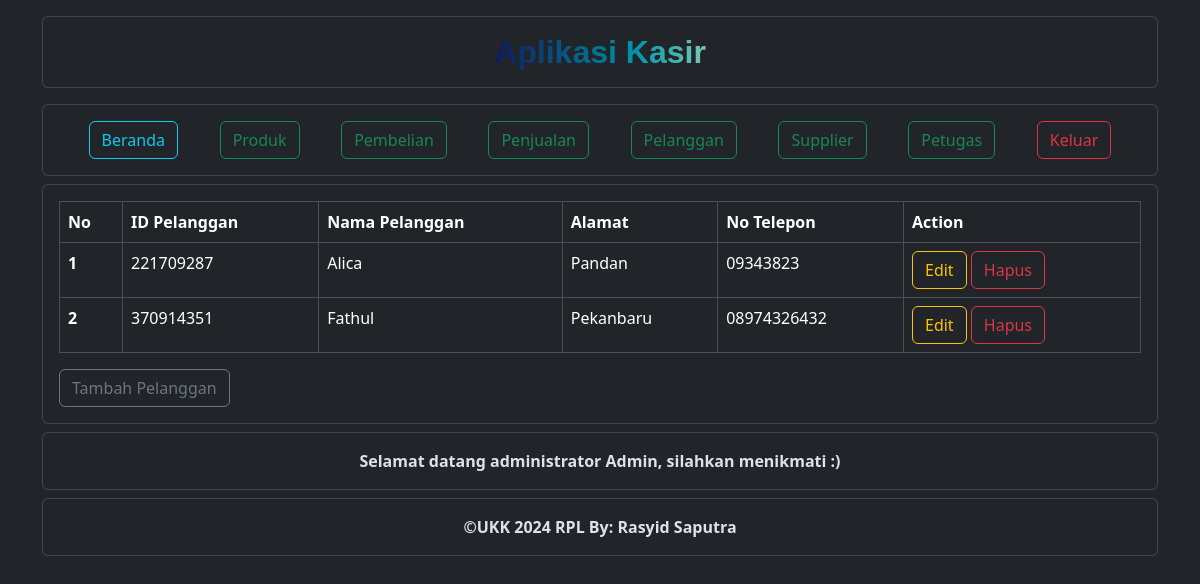
The app's page /pelanggan/data_pelanggan.php (signed in) with its own data.
### tables this page shows
CREATE TABLE `pelanggan` (
  `PelangganID` int(11) NOT NULL,
  `NamaPelanggan` varchar(255) NOT NULL,
  `Alamat` text NOT NULL,
  `NomorTelepon` varchar(20) NOT NULL
);

CREATE TABLE `petugas` (
  `PetugasID` int(11) NOT NULL,
  `Username` varchar(255) NOT NULL,
  `Password` varchar(255) NOT NULL,
  `Level` int(11) NOT NULL
);

### pelanggan/data_pelanggan.php (the view, shortened to what this page needs)
<?php
include("../nav/header.php");
include("../nav/navbar.php");
?>
<div class="container ">
    <div class="card mt-2">
        <div class="card-body">
            <table class="table table-bordered table-responsive align-midle">
                <thead>
                    <tr>
                        <th>No</th>
                        <th>ID&nbsp;Pelanggan</th>
                        <th>Nama&nbsp;Pelanggan</th>
                        <th>Alamat</th>
                        <th>No&nbsp;Telepon</th>
                        <th>Action</th>
                    </tr>
                </thead>
                <tbody>
                    <?php
                    $data = mysqli_query($koneksi, "select * from pelanggan");
                    $no = 0;
                    while ($row = mysqli_fetch_array($data)) {
                        $no++;
                    ?>
                        <tr>
                            <th><?php echo $no; ?></th>
                            <td><?php echo $row['PelangganID']; ?></td>
                            <td><?php echo $row['NamaPelanggan']; ?></td>
                            <td><?php echo $row['Alamat']; ?></td>
                            <td><?php echo $row['NomorTelepon']; ?></td>
                            <td>
                                <a href="edit_pelanggan.php?id=<?php echo $row['PelangganID']; ?>" data-bs-toggle="modal" data-bs-target="#edit_Pelanggan<?php echo $row['PelangganID']; ?>" class="btn btn-outline-warning">Edit</a>
                                <a href="hapus_pelanggan.php?id=<?php echo $row['PelangganID']; ?>" class="btn btn-outline-danger">Hapus</a>
                            </td>
                        </tr>
                    <?php
                    }
                    ?>
                </tbody>
            </table>
            <a href="tambah_pelanggan.php" class="btn btn-outline-secondary">Tambah Pelanggan</a>
        </div>
    </div>
</div>
<?php
include("../nav/footer.php");
?>

### nav/footer.php
<section>
    <div class="container">
        <div class="card mt-2">
            <div class="card-body">
                <?php
                if ($datapetugas['Level'] == 1) {
                    echo '<p class="text-center fw-bold mb-0">Selamat datang administrator ' . $datapetugas['Username'] . ',' . ' silahkan menikmati :)</p>';
                } else {
                    echo '<p class="text-center fw-bold mb-0">Selamat datang petugas, silahkan menikmati :)</p>';
                }
                ?>
            </div>
        </div>
        <div class="card mt-2">
            <div class="card-body">
                <p class="text-center fw-bold mb-0">&copy;UKK 2024 RPL By: Rasyid Saputra </p>
            </div>
        </div>
    </div>
</section>
</div>
</body>
</html>

### nav/header.php (style rules this page uses)
:root { --c1: #0e185f; --c2: #0095a8; --c3: #e8ffc2; }

### records on screen
pelanggan: PelangganID "221709287", NamaPelanggan "Alica", Alamat "Pandan", NomorTelepon "09343823"
pelanggan: PelangganID "370914351", NamaPelanggan "Fathul", Alamat "Pekanbaru", NomorTelepon "08974326432"
petugas: Username "Admin"
